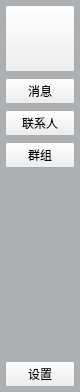
<?xml version="1.0" encoding="UTF-8"?>
<ui version="4.0">
 <class>Sidebar</class>
 <widget class="QWidget" name="Sidebar">
  <property name="geometry">
   <rect>
    <x>0</x>
    <y>0</y>
    <width>80</width>
    <height>392</height>
   </rect>
  </property>
  <property name="sizePolicy">
   <sizepolicy hsizetype="Minimum" vsizetype="Minimum">
    <horstretch>0</horstretch>
    <verstretch>0</verstretch>
   </sizepolicy>
  </property>
  <property name="maximumSize">
   <size>
    <width>80</width>
    <height>16777215</height>
   </size>
  </property>
  <property name="windowTitle">
   <string>Form</string>
  </property>
  <layout class="QVBoxLayout" name="verticalLayout">
   <property name="leftMargin">
    <number>0</number>
   </property>
   <property name="topMargin">
    <number>0</number>
   </property>
   <property name="rightMargin">
    <number>0</number>
   </property>
   <property name="bottomMargin">
    <number>0</number>
   </property>
   <item>
    <widget class="QWidget" name="widget" native="true">
     <property name="maximumSize">
      <size>
       <width>80</width>
       <height>16777215</height>
      </size>
     </property>
     <property name="styleSheet">
      <string notr="true">#widget{background-color: rgb(173, 176, 179);}
</string>
     </property>
     <layout class="QVBoxLayout" name="verticalLayout_2">
      <property name="leftMargin">
       <number>5</number>
      </property>
      <property name="topMargin">
       <number>5</number>
      </property>
      <property name="rightMargin">
       <number>5</number>
      </property>
      <property name="bottomMargin">
       <number>5</number>
      </property>
      <item>
       <widget class="QToolButton" name="userAvatar">
        <property name="sizePolicy">
         <sizepolicy hsizetype="Minimum" vsizetype="Minimum">
          <horstretch>0</horstretch>
          <verstretch>0</verstretch>
         </sizepolicy>
        </property>
        <property name="maximumSize">
         <size>
          <width>70</width>
          <height>16777215</height>
         </size>
        </property>
        <property name="text">
         <string/>
        </property>
        <property name="icon">
         <iconset resource="../resources.qrc">
          <normaloff>:/img/resources/img/defaultAvatar.jpg</normaloff>:/img/resources/img/defaultAvatar.jpg</iconset>
        </property>
        <property name="iconSize">
         <size>
          <width>60</width>
          <height>60</height>
         </size>
        </property>
       </widget>
      </item>
      <item>
       <widget class="QPushButton" name="messages">
        <property name="maximumSize">
         <size>
          <width>16777215</width>
          <height>16777215</height>
         </size>
        </property>
        <property name="text">
         <string>消息</string>
        </property>
       </widget>
      </item>
      <item>
       <widget class="QPushButton" name="friends">
        <property name="maximumSize">
         <size>
          <width>16777215</width>
          <height>16777215</height>
         </size>
        </property>
        <property name="text">
         <string>联系人</string>
        </property>
       </widget>
      </item>
      <item>
       <widget class="QPushButton" name="groups">
        <property name="maximumSize">
         <size>
          <width>16777215</width>
          <height>16777215</height>
         </size>
        </property>
        <property name="text">
         <string>群组</string>
        </property>
       </widget>
      </item>
      <item>
       <spacer name="verticalSpacer">
        <property name="orientation">
         <enum>Qt::Vertical</enum>
        </property>
        <property name="sizeHint" stdset="0">
         <size>
          <width>50</width>
          <height>40</height>
         </size>
        </property>
       </spacer>
      </item>
      <item>
       <widget class="QPushButton" name="setting">
        <property name="maximumSize">
         <size>
          <width>16777215</width>
          <height>16777215</height>
         </size>
        </property>
        <property name="text">
         <string>设置</string>
        </property>
       </widget>
      </item>
     </layout>
    </widget>
   </item>
  </layout>
 </widget>
 <resources>
  <include location="../resources.qrc"/>
 </resources>
 <connections/>
</ui>
